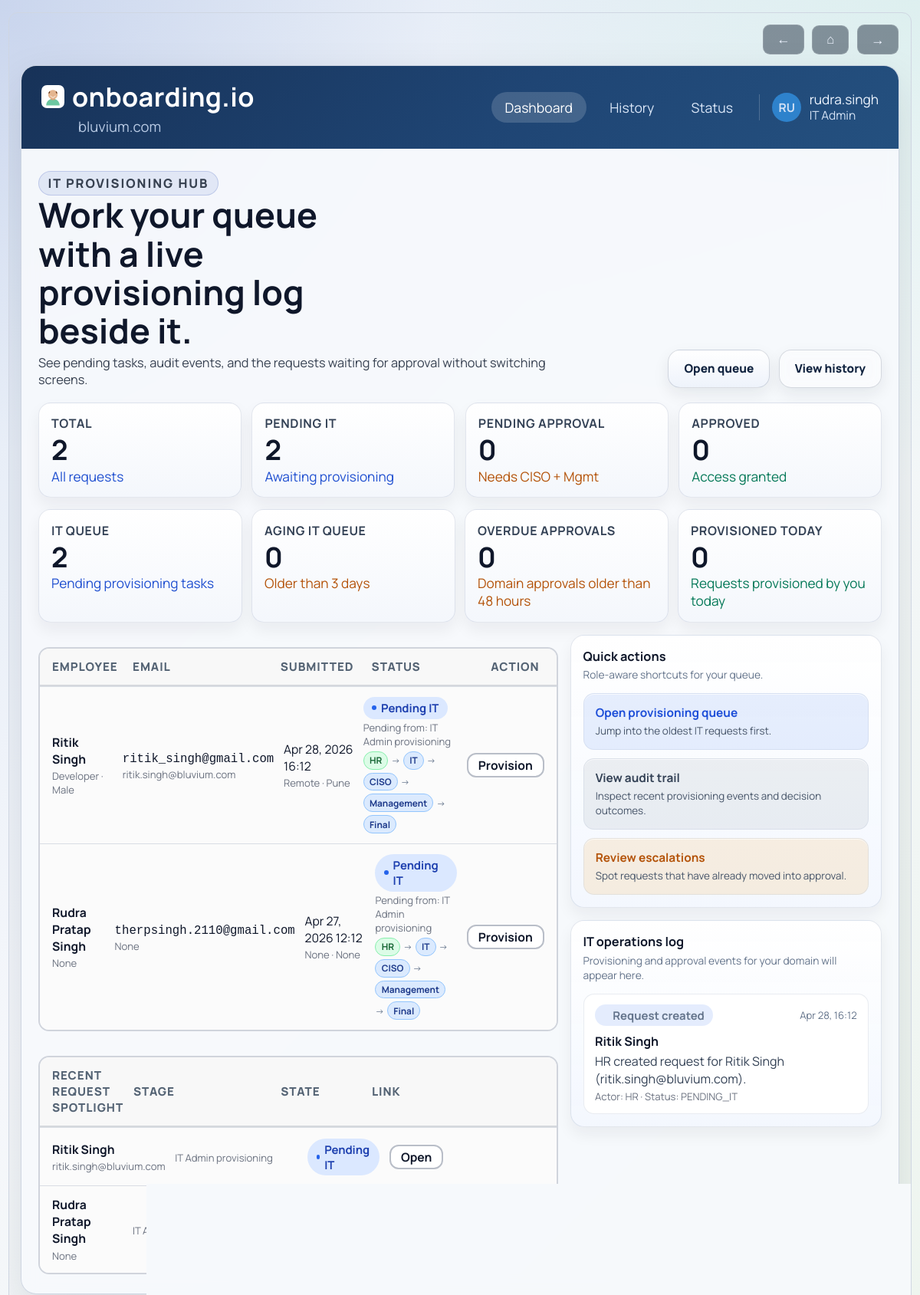
The page /dashboard (signed in) on the database its author committed.
### models.py (models this page shows)
class User(UserMixin, db.Model):
    id = db.Column(db.Integer, primary_key=True)
    email = db.Column(db.String(255), unique=True, nullable=False)
    password_hash = db.Column(db.String(255), nullable=False)
    role = db.Column(db.String(50), nullable=False)
    domain = db.Column(db.String(255), nullable=False)
    created_at = db.Column(db.DateTime)

class EmployeeRequest(db.Model):
    id = db.Column(db.Integer, primary_key=True)
    domain = db.Column(db.String(255), nullable=False)
    requested_by = db.Column(db.Integer, db.ForeignKey("user.id"), nullable=False)
    first_name = db.Column(db.String(255))
    middle_name = db.Column(db.String(255))
    last_name = db.Column(db.String(255))
    employee_name = db.Column(db.String(255), nullable=False)
    employee_email = db.Column(db.String(255), nullable=False)
    gender = db.Column(db.String(50))
    job_title = db.Column(db.String(255))
    work_mode = db.Column(db.String(50))
    work_location = db.Column(db.String(255))
    company_email = db.Column(db.String(255))
    status = db.Column(db.String(50), nullable=False)
    created_at = db.Column(db.DateTime)

class RequestAudit(db.Model):
    id = db.Column(db.Integer, primary_key=True)
    request_id = db.Column(db.Integer, db.ForeignKey("employee_request.id"), nullable=False)
    event_type = db.Column(db.String(80), nullable=False)
    actor_id = db.Column(db.Integer, db.ForeignKey("user.id"))
    actor_email = db.Column(db.String(255))
    actor_role = db.Column(db.String(50))
    details = db.Column(db.Text)
    created_at = db.Column(db.DateTime, nullable=False)

### app.py (the view)
    @app.route("/dashboard")
    @login_required
    def dashboard():
        domain = current_user.domain
        if current_user.role == ROLE_HR:
            requests = EmployeeRequest.query.filter_by(domain=domain, requested_by=current_user.id).order_by(EmployeeRequest.created_at.desc()).all()
        elif current_user.role == ROLE_IT:
            requests = EmployeeRequest.query.filter_by(domain=domain, status=STATUS_PENDING_IT).order_by(EmployeeRequest.created_at.desc()).all()
        else:
            requests = EmployeeRequest.query.filter_by(domain=domain).order_by(EmployeeRequest.created_at.desc()).all()
        tracking_map = build_tracking_map(requests)
        dashboard_widgets = build_dashboard_widgets(current_user.role, requests, tracking_map)
        dashboard_hero = build_dashboard_hero(current_user.role)
        dashboard_actions = build_dashboard_actions(current_user.role)
        activity_feed = build_activity_feed(current_user.role, domain, current_user.id)
        return render_template(
            "dashboard.html",
            requests=requests,
            role=current_user.role,
            tracking_map=tracking_map,
            dashboard_widgets=dashboard_widgets,
            dashboard_hero=dashboard_hero,
            dashboard_actions=dashboard_actions,
            activity_feed=activity_feed,
            spotlight_requests=requests[:4],
        )

### templates/dashboard.html (shortened to what this page needs)
{% extends "base.html" %}
{% block content %}
{% set role_label = 'HR' if role == 'HR' else ('IT Admin' if role == 'IT_ADMIN' else ('CISO' if role == 'CISO' else 'Management')) %}
{% set ns = namespace(total=requests|length, pending_it=0, pending_approval=0, approved=0) %}
{% for req in requests %}
  {% if req.status == 'PENDING_IT' %}{% set ns.pending_it = ns.pending_it + 1 %}{% endif %}
  {% if req.status == 'PENDING_APPROVAL' %}{% set ns.pending_approval = ns.pending_approval + 1 %}{% endif %}
  {% if req.status == 'APPROVED' %}{% set ns.approved = ns.approved + 1 %}{% endif %}
{% endfor %}
<section class="dash-shell">
  <header class="dash-topbar">
    <div class="dash-brand-wrap">
      <a class="brand" href="{{ url_for('index') }}">
        <span class="brand-icon"></span>
        <span>onboarding.io</span>
      </a>
      <p>{{ current_user.domain }}</p>
    </div>
    <nav class="dash-center-nav">
      <a class="dash-tab dash-tab-active" href="{{ url_for('dashboard') }}">Dashboard</a>
      <a class="dash-tab" href="{{ url_for('history') }}">History</a>
      <a class="dash-tab" href="#requests-table">Status</a>
    </nav>
    <div class="dash-user">
      <span class="dash-avatar">{{ (current_user.email.split('@')[0][:2] if current_user.email else 'U')|upper }}</span>
      <div>
        <p>{{ current_user.email.split('@')[0] }}</p>
        <span>{{ role_label }}</span>
      </div>
    </div>
  </header>
  <div class="dash-body">
    <div class="dash-head-row">
      <div>
        <p class="hero-kicker">{{ dashboard_hero.eyebrow }}</p>
        <h1>{{ dashboard_hero.title }}</h1>
        <p>{{ dashboard_hero.subtitle }}</p>
      </div>
      <div class="dash-head-actions">
        <a class="dash-cta" href="{{ dashboard_hero.primary_href }}">{{ dashboard_hero.primary_label }}</a>
        <a class="dash-cta dash-cta-secondary" href="{{ dashboard_hero.secondary_href }}">{{ dashboard_hero.secondary_label }}</a>
      </div>
    </div>
    <div class="dash-metrics">
      <article class="metric-card">
        <h3>Total</h3>
        <strong>{{ ns.total }}</strong>
        <p class="metric-blue">All requests</p>
      </article>
      <article class="metric-card">
        <h3>Pending IT</h3>
        <strong>{{ ns.pending_it }}</strong>
        <p class="metric-blue">Awaiting provisioning</p>
      </article>
      <article class="metric-card">
        <h3>Pending Approval</h3>
        <strong>{{ ns.pending_approval }}</strong>
        <p class="metric-orange">Needs CISO + Mgmt</p>
      </article>
      <article class="metric-card">
        <h3>Approved</h3>
        <strong>{{ ns.approved }}</strong>
        <p class="metric-green">Access granted</p>
      </article>
    </div>
    <section class="widget-strip" aria-label="Role metrics">
      {% for widget in dashboard_widgets %}
        <article class="metric-card widget-card">
          <h3>{{ widget.label }}</h3>
          <strong>{{ widget.value }}</strong>
          <p class="{{ widget.tone }}">{{ widget.desc }}</p>
        </article>
      {% endfor %}
    </section>
    <section class="dash-layout">
      <div class="dash-main-column">
        <section class="dash-table" id="requests-table">
          <div class="dash-table-head">
            <span>Employee</span>
            <span>Email</span>
            <span>Submitted</span>
            <span>Status</span>
            <span>Action</span>
          </div>
          {% for req in requests %}
            <div class="dash-table-row">
              <span>
                <strong>{{ req.employee_name }}</strong>
                <span class="table-subtext">{{ req.job_title }}{% if req.gender %} · {{ req.gender }}{% endif %}</span>
              </span>
              <span>
                <span class="mono-mail">{{ req.employee_email }}</span>
                <span class="table-subtext">{{ req.company_email }}</span>
              </span>
              <span>
                {{ req.created_at.strftime('%b %d, %Y %H:%M') if req.created_at else '-' }}
                <span class="table-subtext">{{ req.work_mode }} · {{ req.work_location }}</span>
              </span>
              <span>
                {% if req.status == 'PENDING_IT' %}
                  <span class="status-pill status-pending-it">Pending IT</span>
                {% elif req.status == 'PENDING_APPROVAL' %}
                  <span class="status-pill status-pending-approval">Pending Approval</span>
                {% elif req.status == 'APPROVED' %}
                  <span class="status-pill status-approved">Approved</span>
                {% else %}
                  <span class="status-pill status-rejected">Rejected</span>
                {% endif %}
                <span class="table-subtext">Pending from: {{ tracking_map.get(req.id, {}).get('pending_from', '-') }}</span>
                <span class="workflow-tree">
                  {% for step in tracking_map.get(req.id, {}).get('steps', []) %}
                    <span class="tree-node tree-{{ step.state }}">{{ step.label }}</span>{% if not loop.last %}<span class="tree-arrow">-></span>{% endif %}
                  {% endfor %}
                </span>
              </span>
              <span>
                {% if role == 'IT_ADMIN' and req.status == 'PENDING_IT' %}
                  <a class="row-action" href="{{ url_for('it_provision', request_id=req.id) }}">Provision</a>
                {% elif role in ['CISO', 'MANAGEMENT'] and req.status == 'PENDING_APPROVAL' %}
                  <a class="row-action" href="{{ url_for('approvals') }}">Review</a>
                {% else %}
                  <a class="row-action" href="{{ url_for('request_status', request_id=req.id) }}">View</a>
                {% endif %}
              </span>
            </div>
          {% endfor %}
        </section>
        <section class="dash-table spotlight-table">
          <div class="dash-table-head spotlight-head">
            <span>Recent request spotlight</span>
            <span>Stage</span>
            <span>State</span>
            <span>Link</span>
          </div>
          {% for req in spotlight_requests %}
            <div class="dash-table-row spotlight-row">
              <span>
                <strong>{{ req.employee_name }}</strong>
                <span class="table-subtext">{{ req.company_email }}</span>
              </span>
              <span>
                <span class="table-subtext">{{ tracking_map.get(req.id, {}).get('pending_from', '-') }}</span>
              </span>
              <span>
                {% if req.status == 'PENDING_IT' %}
                  <span class="status-pill status-pending-it">Pending IT</span>
                {% elif req.status == 'PENDING_APPROVAL' %}
                  <span class="status-pill status-pending-approval">Pending Approval</span>
                {% elif req.status == 'APPROVED' %}
                  <span class="status-pill status-approved">Approved</span>
                {% else %}
                  <span class="status-pill status-rejected">Rejected</span>
                {% endif %}
              </span>
              <span>
                <a class="row-action" href="{{ url_for('request_status', request_id=req.id) }}">Open</a>
              </span>
            </div>
          {% endfor %}
        </section>
      </div>
      <aside class="dash-sidebar">
        <section class="side-panel">
          <div class="side-panel-head">
            <div>
              <h2>Quick actions</h2>
              <p>Role-aware shortcuts for your queue.</p>
            </div>
          </div>
          <div class="shortcut-grid">
            {% for action in dashboard_actions %}
              <a class="shortcut-card {{ action.tone }}" href="{{ action.href }}">
                <strong>{{ action.label }}</strong>
                <span>{{ action.description }}</span>
              </a>
            {% endfor %}
          </div>
        </section>
        <section class="side-panel">
          <div class="side-panel-head">
            <div>
              <h2>{{ activity_feed.title }}</h2>
              <p>{{ activity_feed.empty_message }}</p>
            </div>
          </div>
          {% if activity_feed.entries %}
            <div class="activity-feed">
              {% for item in activity_feed.entries %}
                <article class="activity-item">
                  <div class="activity-topline">
                    <span class="status-pill {{ item.tone }}">{{ item.label }}</span>
                    <span>{{ item.time }}</span>
                  </div>
                  <strong>{{ item.employee }}</strong>
                  <p>{{ item.activity }}</p>
                  <span class="table-subtext">Actor: {{ item.actor }} · Status: {{ item.request_status }}</span>
                </article>
              {% endfor %}
            </div>
          {% else %}
            <div class="empty-panel">{{ activity_feed.empty_message }}</div>
          {% endif %}
        </section>
      </aside>
    </section>
  </div>
</section>
{% endblock %}

### rows shown on the page
User: domain "bluvium.com", email "RU", email "rudra.singh"
EmployeeRequest: employee_name "Ritik Singh", job_title "Developer", gender "Male", employee_email "ritik_singh@gmail.com", company_email "ritik.singh@bluvium.com", created_at "Apr 28, 2026 16:12", work_mode "Remote", work_location "Pune", shows "Pending IT", get "IT Admin provisioning", label "HR" "IT" "CISO" "Management" "Final", employee "Ritik Singh", request_status "PENDING_IT"
EmployeeRequest: employee_name "Rudra Pratap Singh", job_title "None", employee_email "therpsingh.2110@gmail.com", company_email "None", created_at "Apr 27, 2026 12:12", work_mode "None", work_location "None", status "Pending IT", get "IT Admin provisioning", label "HR" "IT" "CISO" "Management" "Final"
RequestAudit: activity "HR created request for Ritik Singh (ritik.singh@bluvium.com).", actor "HR"

### other values the page prints
{{ role_label }} "IT Admin"
{{ dashboard_hero.eyebrow }} "IT PROVISIONING HUB"
{{ dashboard_hero.title }} "Work your queue with a live provisioning log beside it."
{{ dashboard_hero.subtitle }} "See pending tasks, audit events, and the requests waiting for approval without switching screens."
{{ dashboard_hero.primary_label }} "Open queue"
{{ dashboard_hero.secondary_label }} "View history"
{{ ns.total }} "2"
{{ ns.pending_it }} "2"
{{ ns.pending_approval }} "0"
{{ ns.approved }} "0"
{{ widget.label }} "IT QUEUE" "AGING IT QUEUE" "OVERDUE APPROVALS" "PROVISIONED TODAY"
{{ widget.value }} "2" "0" "0" "0"
{{ widget.desc }} "Pending provisioning tasks" "Older than 3 days" "Domain approvals older than 48 hours" "Requests provisioned by you today"
{{ action.label }} "Open provisioning queue" "View audit trail" "Review escalations"
{{ action.description }} "Jump into the oldest IT requests first." "Inspect recent provisioning events and decision outcomes." "Spot requests that have already moved into approval."
